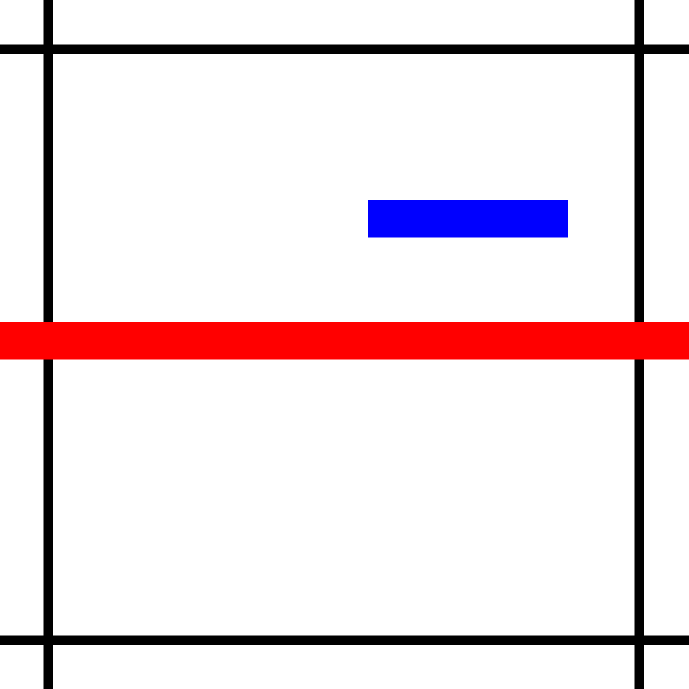
#> input picture images/blueline-horizontal.png, 1378 x 1378 px (shown at 1/2 size)
$ python measure-blue.py images/blueline-horizontal.png
#> lines starting #> are read from the running program, lines starting #| are printed output that depends on the picture; after the words box and inside, x2 and y2 are one past the last pixel; in counts of white or black regions, pixels touching at a corner belong together; long printed decimals are rounded
### niproclines.py
import cv2 as cv
import numpy as np
from PIL import Image
import math


# [15 lines left out: function pullred, not called in this run]


def pullblue(image):
    hsv_image = cv.cvtColor(image, cv.COLOR_BGR2HSV)

    # Getting the range for acceptable blue values
    range_low = np.array([110, 50, 50])
    range_high = np.array([130, 255, 255])

    return cv.inRange(hsv_image, range_low, range_high)


# [38 lines left out: function finddirection, not called in this run]


def drawcorners(image):
    corners = cv.goodFeaturesToTrack(image, 4, .01, 10)
    if corners is not None:
        corners = np.int0(corners)
    else:
        return image, -1, -1, -1, -1

    maxx = 0
    maxy = 0
    miny, minx = image.shape[:2]

    for corner in corners:
        x,y = corner.ravel()
        maxx = x if x >= maxx else maxx
        minx = x if x <= minx else minx

        miny = y if y <= miny else miny
        maxy = y if y >= maxy else maxy

        cv.circle(image, (x, y), 10, 100, -1)

    cv.circle(image, (minx, miny), 10, 255, -1)
    cv.circle(image, (maxx, maxy), 10, 255, -1)

    #print(minx, maxx, miny, maxy)
    return image, minx, miny, maxx, maxy

### measure-blue.py
# Simple program to test the ability to measure a blue rectangle.
# It relies on the knowledge that the tape is 3/4 of an inch (so a
# quick ratio can determine the actual size once it's measured in pixels)
import sys
import cv2 as cv
import niproclines as nl


# Read image output as listed in command line
for uin in sys.argv[1:]:
    print("Loading image: ", uin)
    img = cv.imread(uin)
#> img is the input picture: shape (1378, 1378, 3); mean B, G, R 227.6, 223.6, 237.5

    if img is not None:
        cv.imshow("Original Image", cv.pyrDown(img))
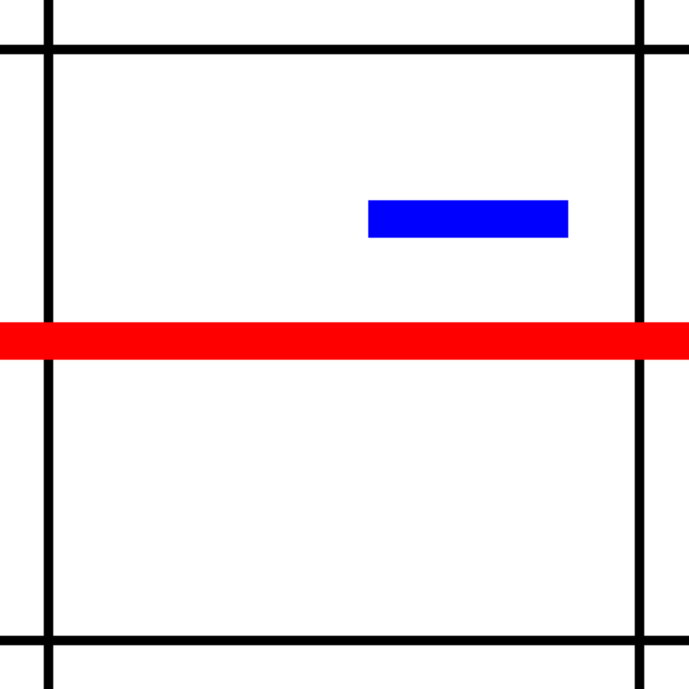
#> window 'Original Image': shape (689, 689, 3); mean B, G, R 227.6, 223.6, 237.5
        # Process image by pulling out just the blue bits
        pimg = nl.pullblue(img)
#> in pullblue, `hsv_image = cv.cvtColor(image, cv.COLOR_BGR2HSV)`: hsv_image: shape (1378, 1378, 3); mean H, S, V 1.9, 17.9, 241.5
#> in pullblue, `return cv.inRange(hsv_image, range_low, range_high)`:
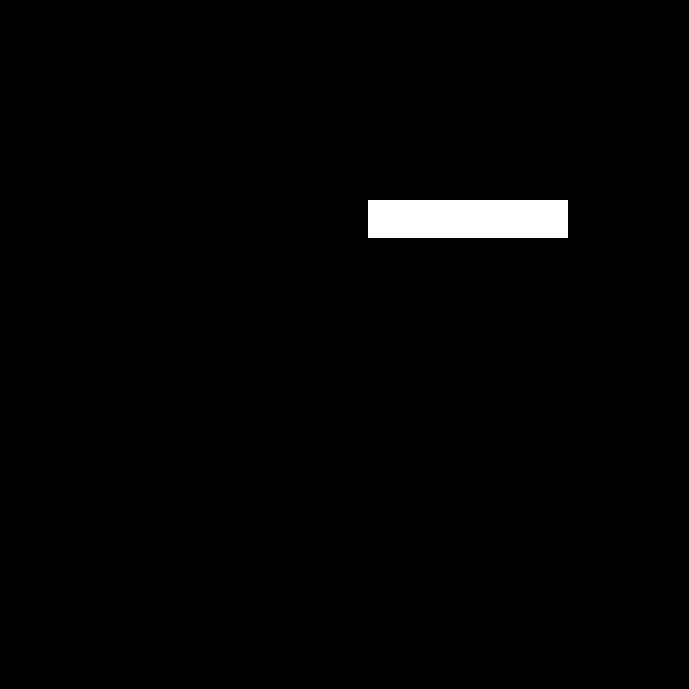
#> returned value: shape (1378, 1378) (shown at 1/2 size); 1.6% white; 1 white region, box (x1, y1, x2, y2) and area: (736, 400, 1136, 475) 30000

        # Show the blue isolated image, then get a listing of the corner-coordinates
        cv.imshow("Blue isolated Image", cv.pyrDown(pimg))
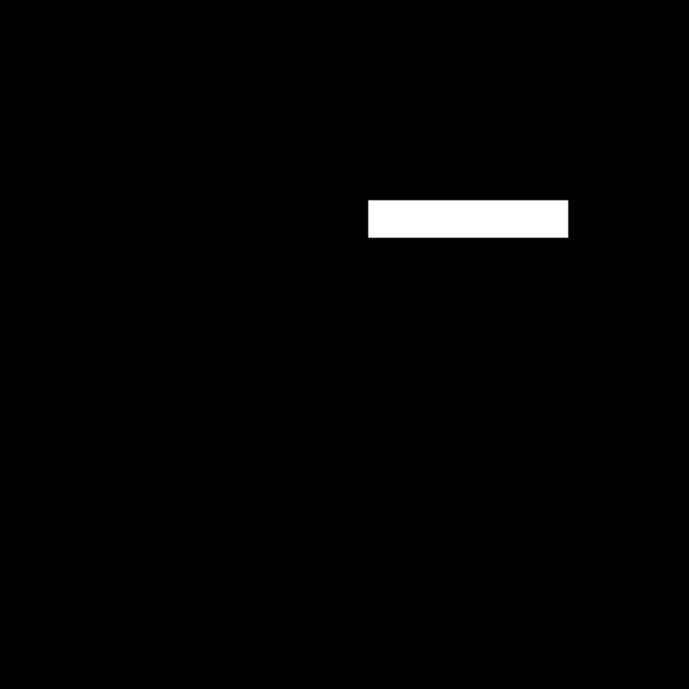
#> window 'Blue isolated Image': shape (689, 689); min 0, max 255, mean 4
        pimg, minx, miny, maxx, maxy = nl.drawcorners(pimg)
#> in drawcorners, `corners = cv.goodFeaturesToTrack(image, 4, .01, 10)`: corners = [[1135, 474], [736, 474], [1135, 400], [736, 400]]
#> the loop in drawcorners, `for corner in corners:` made 4 passes
#> (x, y, minx, miny) on passes 1 to 4: (1135, 474, 1135, 474), (736, 474, 736, 474), (1135, 400, 736, 400), (736, 400, 736, 400)
#> after the loop in drawcorners, `for corner in corners:`:
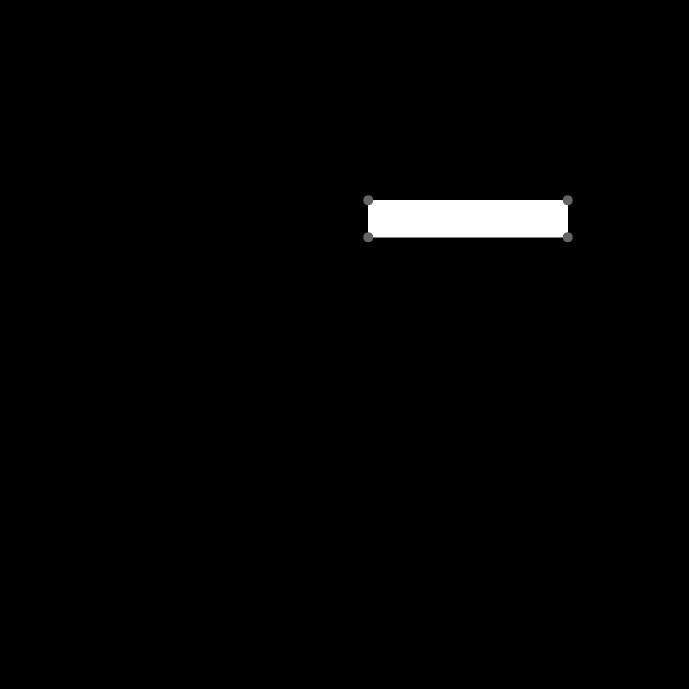
#> image: shape (1378, 1378) (shown at 1/2 size); 0.07% of pixels changed, all inside (x1, y1, x2, y2) = (726, 390, 1146, 485)
#> in drawcorners, `cv.circle(image, (minx, miny), 10, 255, -1)`: image: shape (1378, 1378); 0.02% of pixels changed, all inside (x1, y1, x2, y2) = (726, 390, 747, 411)
#> in drawcorners, `cv.circle(image, (maxx, maxy), 10, 255, -1)`: image: shape (1378, 1378); min 0, max 255, mean 4.1
#> minx = 736; miny = 400; maxx = 1135; maxy = 474
        cv.imshow("Corners", cv.pyrDown(pimg))

        # From the coordinates of the corners, find the dimension of the actual rectangle
        diffx = maxx - minx
#> diffx = 399
        diffy = maxy - miny
#> diffy = 74
        small_side = diffx if diffx < diffy else diffy
#> small_side = 74
        large_side = diffx if diffx > diffy else diffy
#> large_side = 399

        print(small_side, large_side)
#| 74 399

        # We know (thanks to the rules) that the tape width is 3/4 of an inch.
        # So, the smallest side is 3/4 and we know the pixel side-- a quick ratio tells us the length.
        bluelength = (0.75 / small_side) * large_side
#> bluelength = 4.04
        print(bluelength)
#| 4.044

        cv.waitKey()
        cv.destroyAllWindows()

    else:
        print("Couldn't find that file-- is it there?")
